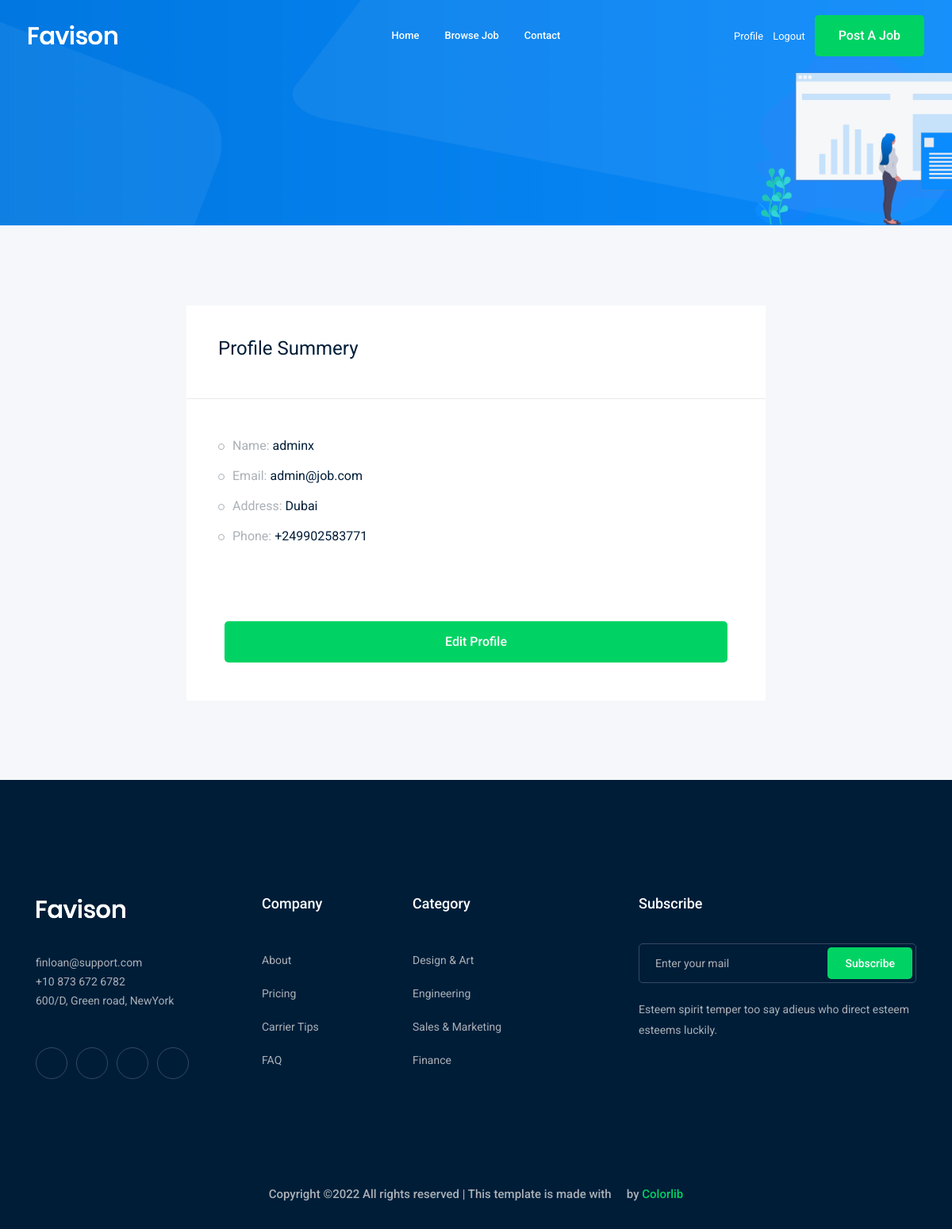
/accounts/profile/ (signed in), run on the app's committed database.
### accounts/models.py (models this page shows, shortened)
class Profile(models.Model):
    user = models.OneToOneField(User,on_delete=models.CASCADE)
    city = models.ForeignKey('City',related_name='user_city',on_delete=models.CASCADE,null=True,blank=True)
    phone_number = models.CharField(max_length=15)
    image = models.ImageField(upload_to ='profile/')

class City(models.Model):
    name = models.CharField(max_length=30)
    def __str__(self):
        return self.name

### accounts/views.py (the view)
# urls.py: path('profile/',views.profile, name='profile'),
def profile(request):
    profile = Profile.objects.get(user = request.user)
    context ={'profile':profile}
    return render(request,'accounts/profile.html',context)

### accounts/templates/accounts/profile.html (shortened to what this page needs)
{% extends 'base.html' %}
{% block body %}
{% load bootstrap4 %}
    <div class="bradcam_area bradcam_bg_1">
        <div class="container">
            <div class="row">
                <div class="col-xl-12">
                </div>
            </div>
        </div>
    </div>
    <div class="job_details_area">
        <div class="container">
            <div class="row">
                <div class="col-lg-8 mx-auto">
                    <div class="job_sumary">
                        <div class="summery_header">
                            <h3>Profile Summery</h3>
                        </div>
                        <div class="job_content">
                            <ul>
                                <li>Name: <span>{{profile.user}}</span></li>
                                <li>Email: <span>{{profile.user.email}}</span></li>
                                <li>Address: <span>{{profile.city}}</span></li>
                                <li>Phone: <span>{{profile.phone_number}}</span></li>
                            </ul>
                        </div>
                        <div class="p-5">
                            <a href="{% url 'accounts:edit_profile' %}" class="boxed-btn3 w-100">Edit Profile</a>
                        </div>
                    </div>
                </div>
            </div>
        </div>
    </div>
{% endblock  %}

### data on the page
Profile: user "adminx", user.email "admin@job.com", city "Dubai", phone_number "+249902583771"
